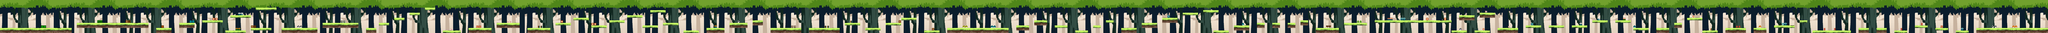

The image is a tile-based game level rendered from a .tmx file. Its description and source (layers, tilesets, objects; grid data summarised) follow:
An orthogonal 800x13 tile map with 16x16 px tiles, 2 tile layers (background, graphics), 4 tilesets and 145 objects.

<map version="1.0" tiledversion="2017.07.26" orientation="orthogonal" renderorder="right-down" width="800" height="13" tilewidth="16" tileheight="16" nextobjectid="152">
 <tileset firstgid="1" name="background" tilewidth="32" tileheight="32" tilecount="450" columns="25">
  <image source="background.png" width="800" height="600" />
 </tileset>
 <tileset firstgid="451" name="graphics" tilewidth="16" tileheight="16" spacing="4" margin="1" tilecount="2304" columns="64">
  <image source="graphics.png" width="1280" height="720" />
 </tileset>
 <tileset firstgid="2755" name="obstacle1" tilewidth="16" tileheight="16" tilecount="448" columns="28">
  <image source="obstacle1.png" width="448" height="256" />
 </tileset>
 <tileset firstgid="3203" name="obstacle2" tilewidth="16" tileheight="16" tilecount="756" columns="36">
  <image source="obstacle2.png" width="576" height="336" />
 </tileset>
 <layer name="background" width="800" height="13">
  <data>[10400 cells, 10049 non-empty, 325 distinct tile ids]</data>
 </layer>
 <layer name="graphics" width="800" height="13">
  <data>[10400 cells, 1059 non-empty, 96 distinct tile ids]</data>
 </layer>
 <objectgroup name="ground">
  <object id="1" x="0.666667" y="176.333" width="447.333" height="32" />
  <object id="2" x="480.667" y="144.333" width="447.333" height="31.6667" />
  <object id="3" x="976.333" y="176" width="95.6667" height="31.3333" />
  <object id="4" x="1120.67" y="144.667" width="95.6667" height="31.3333" />
  <object id="5" x="1264.33" y="128" width="127.333" height="15.3333" />
  <object id="6" x="1440.33" y="96.3333" width="127.667" height="16" />
  <object id="7" x="1408" y="192" width="128" height="16.3333" />
  <object id="8" x="1568" y="176.333" width="128.333" height="15.6667" />
  <object id="9" x="1600.33" y="48.3333" width="127.333" height="16" />
  <object id="10" x="1760.33" y="176.667" width="223.667" height="30.6667" />
  <object id="11" x="2016.67" y="143.667" width="223.333" height="31.6667" />
  <object id="12" x="2288.67" y="175.667" width="63.3333" height="31.6667" />
  <object id="13" x="2368.33" y="144.333" width="64" height="15.3333" />
  <object id="14" x="2464.33" y="112.333" width="63.6667" height="15.3333" />
  <object id="15" x="2560" y="80.3333" width="64.3333" height="15" />
  <object id="16" x="2656.67" y="48" width="63" height="15.6667" />
  <object id="17" x="2768" y="192.667" width="112.333" height="15" />
  <object id="18" x="2928.33" y="177" width="143.667" height="30.6667" />
  <object id="19" x="3104.67" y="143.667" width="143.667" height="32.6667" />
  <object id="20" x="3296" y="176.333" width="144" height="31" />
  <object id="21" x="3472.67" y="144.333" width="94.6667" height="15.6667" />
  <object id="22" x="3584.67" y="112.333" width="95" height="15.3333" />
  <object id="23" x="3696" y="160.667" width="95.3333" height="14.3333" />
  <object id="24" x="3807.67" y="128" width="96" height="15.3333" />
  <object id="25" x="3920" y="96.3333" width="96" height="16" />
  <object id="26" x="4064" y="64" width="95.6667" height="15.6667" />
  <object id="27" x="4016.67" y="160.333" width="94.6667" height="15.6667" />
  <object id="28" x="4144.67" y="144.333" width="95" height="15" />
  <object id="29" x="4272" y="192" width="96" height="17" />
  <object id="30" x="4415.67" y="175.333" width="112.333" height="32" />
  <object id="31" x="4560.33" y="144" width="111.667" height="32" />
  <object id="32" x="4704.33" y="127.333" width="63" height="32.3333" />
  <object id="33" x="4816.67" y="176.333" width="191" height="31" />
  <object id="34" x="5056.67" y="176.333" width="191" height="31.3333" />
  <object id="35" x="5280" y="143.667" width="94.6667" height="16.3333" />
  <object id="36" x="5408.67" y="175.333" width="95.6667" height="16.6667" />
  <object id="37" x="5537" y="143.667" width="94.6667" height="15.6667" />
  <object id="38" x="5632" y="111.667" width="96" height="15" />
  <object id="39" x="5775.67" y="191.667" width="96" height="15.6667" />
  <object id="40" x="5920.67" y="176.333" width="383" height="32.3333" />
  <object id="41" x="6352.67" y="160" width="79" height="32" />
  <object id="42" x="6464" y="128" width="80" height="32" />
  <object id="43" x="6592" y="159.667" width="79.3333" height="16" />
  <object id="44" x="6720.33" y="193" width="79.6667" height="14" />
  <object id="45" x="6832.33" y="160.667" width="48" height="15.3333" />
  <object id="46" x="6912.33" y="127.667" width="47.6667" height="15.6667" />
  <object id="47" x="7008.33" y="175.333" width="96" height="33.6667" />
  <object id="48" x="7136.33" y="144.333" width="96" height="31.3333" />
  <object id="49" x="7264" y="111.667" width="95.6667" height="32.3333" />
  <object id="50" x="7391.67" y="79.6667" width="95.6667" height="16.6667" />
  <object id="51" x="7520" y="64" width="96" height="16" />
  <object id="52" x="7584" y="192" width="95" height="15.3333" />
  <object id="53" x="7712" y="160.333" width="95.6667" height="31.3333" />
  <object id="54" x="7855.67" y="144.333" width="48.3333" height="31.6667" />
  <object id="55" x="7951.33" y="144" width="49" height="31.3333" />
  <object id="56" x="8048" y="143.667" width="47.6667" height="31.6667" />
  <object id="57" x="8128.67" y="127.667" width="47.6667" height="32.3333" />
  <object id="58" x="8224.33" y="176.333" width="143.667" height="32.3333" />
  <object id="59" x="8400.33" y="144.333" width="143.333" height="15.6667" />
  <object id="62" x="8592.33" y="128" width="304" height="15" />
  <object id="63" x="8897" y="128.333" width="175" height="14.6667" />
  <object id="65" x="9072.67" y="191.667" width="95.3333" height="16" />
  <object id="66" x="9120.67" y="96.3333" width="95" height="31" />
  <object id="67" x="9248.67" y="80.6667" width="95" height="31.3333" />
  <object id="69" x="9215.67" y="192" width="96.6667" height="16.3333" />
  <object id="70" x="9360.33" y="176.667" width="127.333" height="31" />
  <object id="71" x="9536.33" y="160.333" width="96" height="15.3333" />
  <object id="72" x="9680" y="160" width="95.3333" height="16.3333" />
  <object id="74" x="9824" y="160" width="95.3333" height="16" />
  <object id="75" x="9952.33" y="128" width="95.6667" height="15" />
  <object id="76" x="10096.3" y="128.667" width="95.3333" height="15.3333" />
  <object id="77" x="10208.7" y="176.333" width="95.3333" height="16" />
  <object id="78" x="10352" y="177" width="79.3333" height="31" />
  <object id="79" x="10464.7" y="144.333" width="47.3333" height="31.3333" />
  <object id="80" x="10544.3" y="112.333" width="95.6667" height="15" />
  <object id="81" x="10640.3" y="192.333" width="95.6667" height="15" />
  <object id="82" x="10784" y="176.667" width="127.667" height="30.3333" />
  <object id="83" x="10960" y="175" width="79.6667" height="32.3333" />
  <object id="84" x="11088.3" y="160" width="128" height="14.6667" />
  <object id="85" x="11248" y="128.667" width="47.6667" height="15" />
  <object id="86" x="11329.3" y="192.333" width="238" height="15" />
  <object id="87" x="11616.3" y="176.667" width="63.3333" height="31.6667" />
  <object id="88" x="11728.7" y="175.667" width="64" height="32" />
  <object id="89" x="11841" y="192" width="79" height="15.6667" />
  <object id="90" x="11968.3" y="160" width="79.3333" height="16.6667" />
  <object id="91" x="12096" y="176" width="79.6667" height="16" />
  <object id="92" x="12224" y="192.333" width="80" height="15" />
  <object id="94" x="12352.7" y="177" width="447" height="30.3333" />
 </objectgroup>
 <objectgroup name="obstacles">
  <object id="95" x="256.667" y="160" width="30.6667" height="15.3333" />
  <object id="96" x="608.333" y="128.333" width="31.3333" height="15.3333" />
  <object id="97" x="783.667" y="128.667" width="32.6667" height="15" />
  </objectgroup>
 <objectgroup name="bananas" />
</map>
<!-- 54 of 145 objects omitted -->
